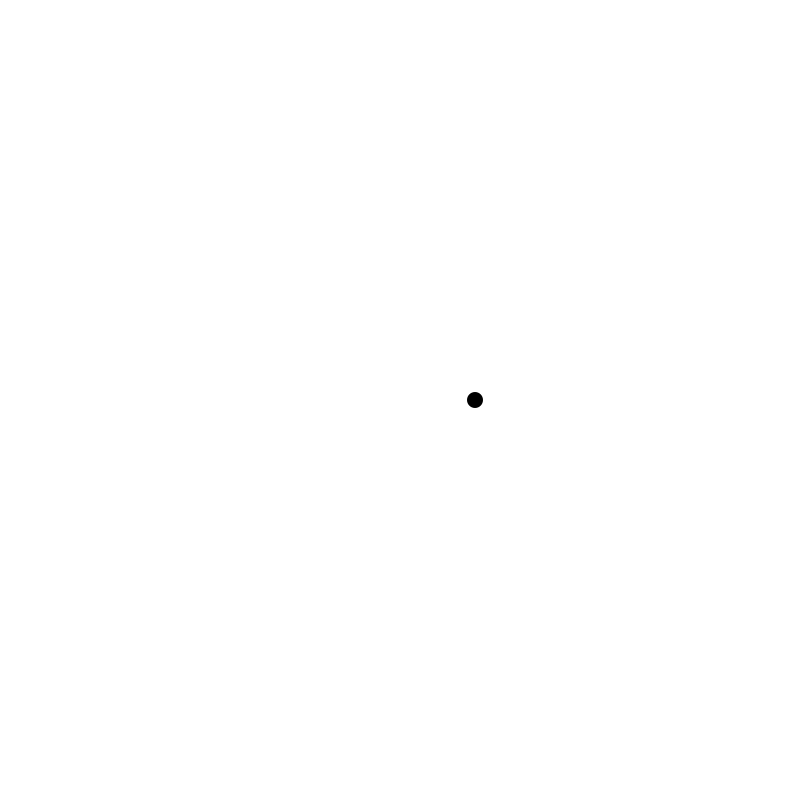
Frame 1 (no input)
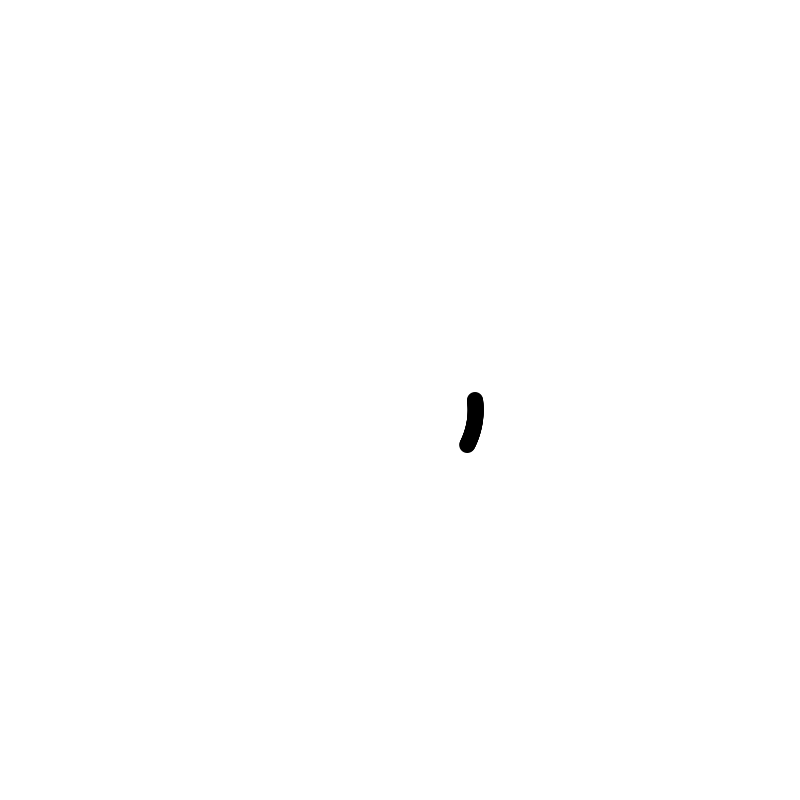
Frame 60 (the mouse pressed at the canvas centre just before this capture)
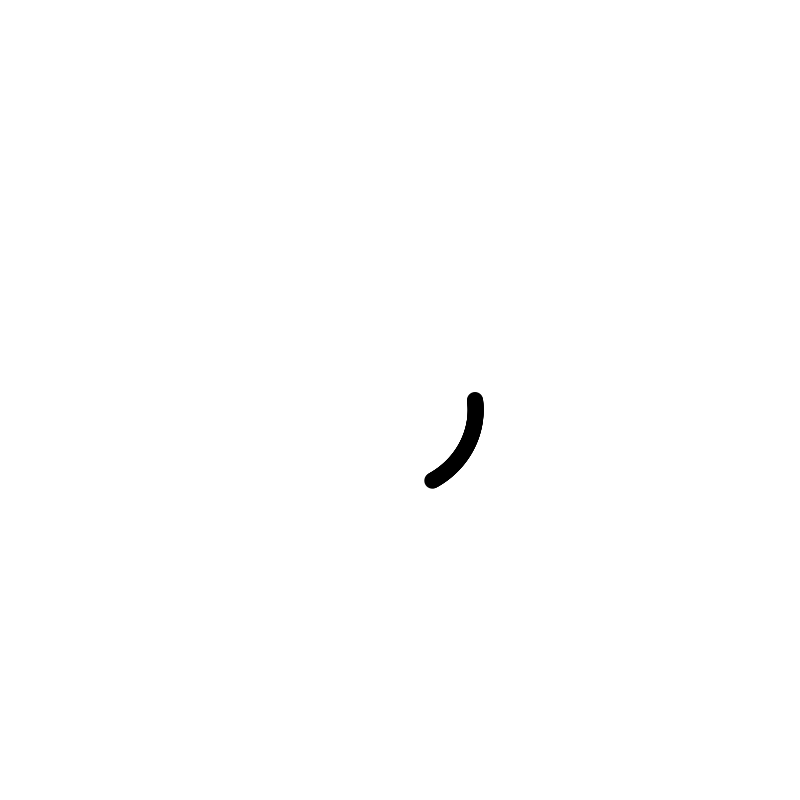
Frame 120 (the mouse held since frame 60 and released just before this capture)

The Processing sketch that drew these frames (run headless with seeded random() and noise(); from frame 60 on, the mouse is pressed at the canvas centre):

// Processing sketch: ex_3_4
// ── ex_3_4.pde
float r = 75;
float theta = 0;

void setup() {
    size(800, 800);
    background(255);
    smooth();
}

void draw() {
    float x = r * cos(theta);
    float y = r * sin(theta);

    noStroke();
    fill(0);
    ellipse(x+width/2, y+height/2, 16, 16);

    theta += 0.01;
    r += 0.1;
}
